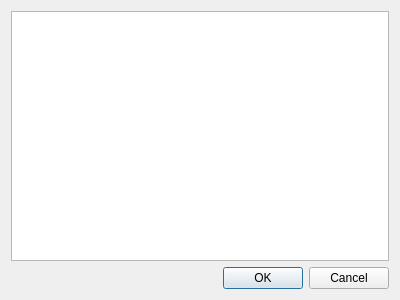
<?xml version="1.0" encoding="UTF-8"?>
<ui version="4.0">
 <class>FldPropertyDlg</class>
 <widget class="QDialog" name="FldPropertyDlg">
  <property name="geometry">
   <rect>
    <x>0</x>
    <y>0</y>
    <width>400</width>
    <height>300</height>
   </rect>
  </property>
  <property name="windowTitle">
   <string>Expression editor</string>
  </property>
  <layout class="QVBoxLayout" name="verticalLayout">
   <item>
    <widget class="QStackedWidget" name="stackedWidget">
     <widget class="QWidget" name="page">
      <layout class="QVBoxLayout" name="verticalLayout_2">
       <property name="spacing">
        <number>0</number>
       </property>
       <property name="leftMargin">
        <number>0</number>
       </property>
       <property name="topMargin">
        <number>0</number>
       </property>
       <property name="rightMargin">
        <number>0</number>
       </property>
       <property name="bottomMargin">
        <number>0</number>
       </property>
       <item>
        <widget class="QTreeWidget" name="treeWidget">
         <property name="editTriggers">
          <set>QAbstractItemView::NoEditTriggers</set>
         </property>
         <property name="headerHidden">
          <bool>true</bool>
         </property>
         <attribute name="headerVisible">
          <bool>false</bool>
         </attribute>
         <column>
          <property name="text">
           <string notr="true">1</string>
          </property>
         </column>
        </widget>
       </item>
      </layout>
     </widget>
     <widget class="QWidget" name="page_2"/>
    </widget>
   </item>
   <item>
    <layout class="QHBoxLayout" name="horizontalLayout">
     <item>
      <spacer name="horizontalSpacer">
       <property name="orientation">
        <enum>Qt::Horizontal</enum>
       </property>
       <property name="sizeHint" stdset="0">
        <size>
         <width>40</width>
         <height>20</height>
        </size>
       </property>
      </spacer>
     </item>
     <item>
      <widget class="QPushButton" name="btnOK">
       <property name="text">
        <string>OK</string>
       </property>
      </widget>
     </item>
     <item>
      <widget class="QPushButton" name="btnCancel">
       <property name="text">
        <string>Cancel</string>
       </property>
      </widget>
     </item>
    </layout>
   </item>
  </layout>
 </widget>
 <resources/>
 <connections>
  <connection>
   <sender>btnCancel</sender>
   <signal>clicked()</signal>
   <receiver>FldPropertyDlg</receiver>
   <slot>reject()</slot>
   <hints>
    <hint type="sourcelabel">
     <x>352</x>
     <y>278</y>
    </hint>
    <hint type="destinationlabel">
     <x>199</x>
     <y>149</y>
    </hint>
   </hints>
  </connection>
  <connection>
   <sender>btnOK</sender>
   <signal>clicked()</signal>
   <receiver>FldPropertyDlg</receiver>
   <slot>accept()</slot>
   <hints>
    <hint type="sourcelabel">
     <x>271</x>
     <y>278</y>
    </hint>
    <hint type="destinationlabel">
     <x>199</x>
     <y>149</y>
    </hint>
   </hints>
  </connection>
 </connections>
</ui>
